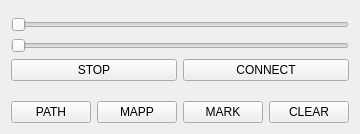
      <widget class="QWidget" name="stackedWidgetPage3">
       <layout class="QGridLayout" name="gridLayout_6">
        <item row="9" column="0">
         <layout class="QGridLayout" name="gridLayout_13">
          <property name="sizeConstraint">
           <enum>QLayout::SetMaximumSize</enum>
          </property>
          <property name="topMargin">
           <number>14</number>
          </property>
          <item row="0" column="2">
           <widget class="QtMaterialFlatButton" name="pushButton_biaoji">
            <property name="text">
             <string>MARK</string>
            </property>
           </widget>
          </item>
          <item row="0" column="3">
           <widget class="QtMaterialFlatButton" name="pushButton_clear">
            <property name="text">
             <string>CLEAR</string>
            </property>
           </widget>
          </item>
          <item row="0" column="0">
           <widget class="QtMaterialFlatButton" name="pushButton_sub">
            <property name="text">
             <string>PATH</string>
            </property>
           </widget>
          </item>
          <item row="0" column="1">
           <widget class="QtMaterialFlatButton" name="pushButton_map">
            <property name="layoutDirection">
             <enum>Qt::LeftToRight</enum>
            </property>
            <property name="text">
             <string>MAPP</string>
            </property>
           </widget>
          </item>
         </layout>
        </item>
        <item row="4" column="0">
         <widget class="QtMaterialSlider" name="horizontalSlider_Y">
          <property name="orientation">
           <enum>Qt::Horizontal</enum>
          </property>
         </widget>
        </item>
        <item row="1" column="0">
         <widget class="QChartView" name="widget_map" native="true">
          <property name="enabled">
           <bool>true</bool>
          </property>
         </widget>
        </item>
        <item row="2" column="0">
         <widget class="QtMaterialSlider" name="horizontalSlider_X">
          <property name="orientation">
           <enum>Qt::Horizontal</enum>
          </property>
         </widget>
        </item>
        <item row="5" column="0">
         <layout class="QHBoxLayout" name="horizontalLayout_4">
          <item>
           <widget class="QtMaterialFlatButton" name="pushButton_stop_2">
            <property name="text">
             <string>STOP</string>
            </property>
           </widget>
          </item>
          <item>
           <widget class="QtMaterialFlatButton" name="pushButton_connect_2">
            <property name="text">
             <string>CONNECT</string>
            </property>
           </widget>
          </item>
         </layout>
        </item>
       </layout>
      </widget>
